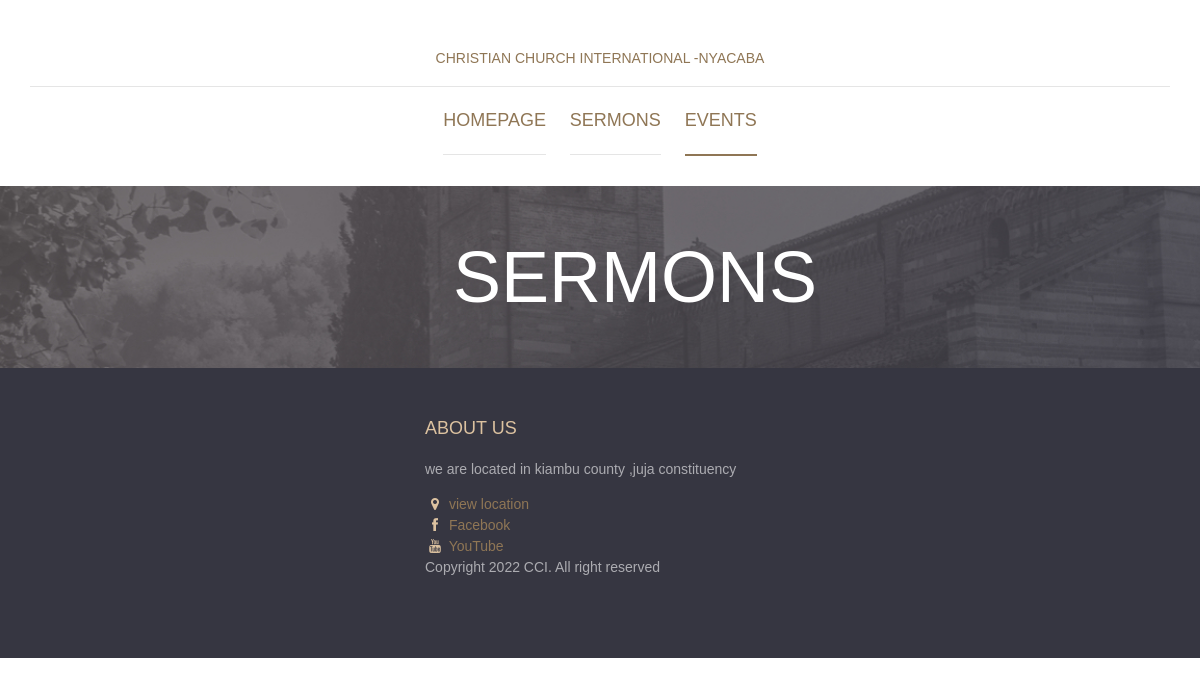
/sermons, run on an earlier commit of the app's database.
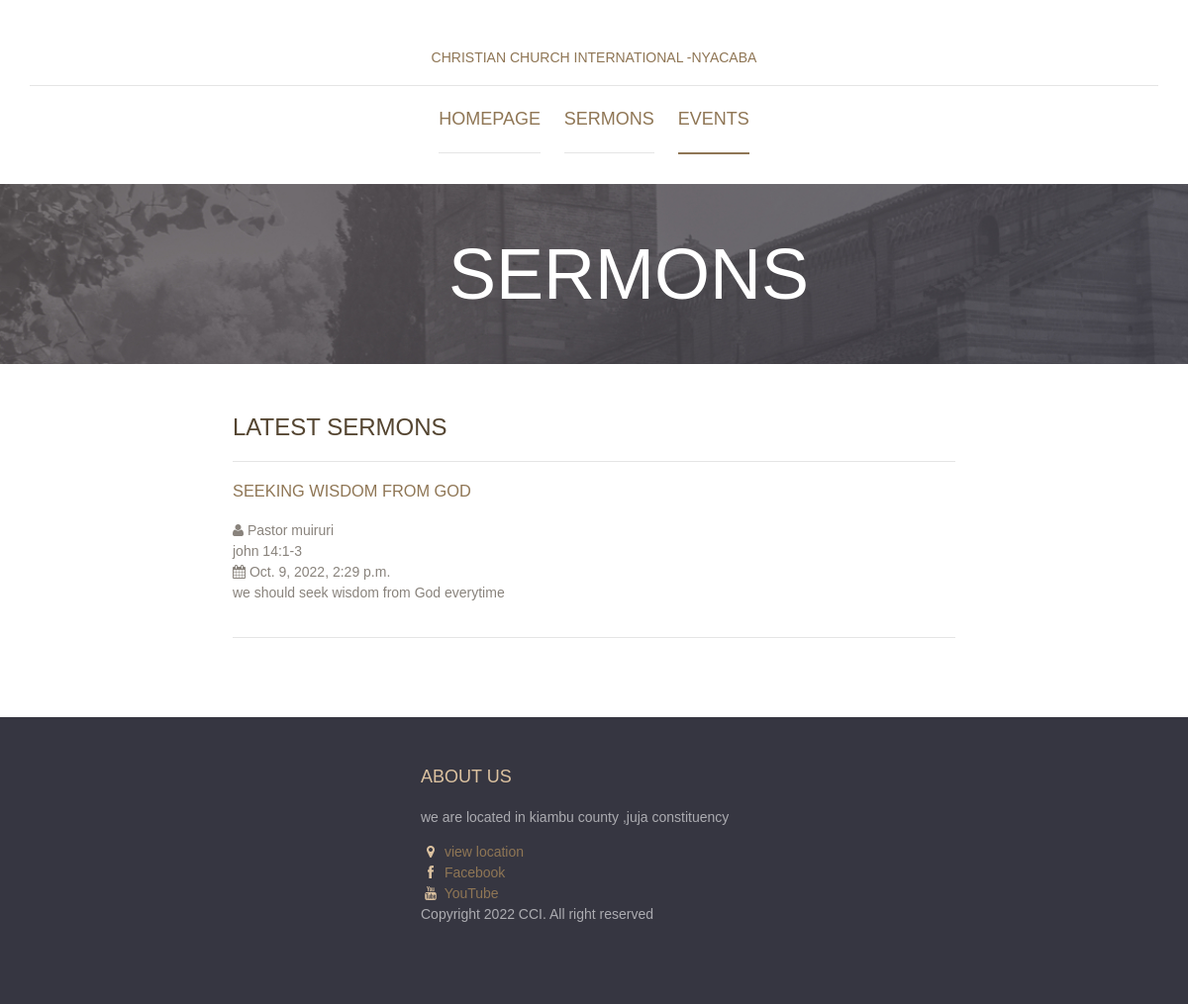
And on a later commit of the database.
### app/models.py (models this page shows)
class Sermon(models.Model):
    preacher=models.CharField(max_length=100)
    theme=models.CharField(max_length=100)
    verses=models.CharField(max_length=100)
    date_today=models.DateTimeField()
    sermon_summary=models.CharField(max_length=1000)

### app/views.py (the view)
# urls.py: path('sermons',views.sermons,name='sermons'),
def sermons(request):
    sermons=Sermon.objects.all()
    return render(request,"sermons.html",{"sermons":sermons})

### template/sermons.html (shortened to what this page needs)
{% load static%}
<!DOCTYPE html>
<html lang="en">
	<head>
		<link href="{% static 'fonts/novecento-font/novecento-font.css' %}" rel="stylesheet" type="text/css">
		<link href="{% static 'fonts/font-awesome.min.css' %}" rel="stylesheet" type="text/css">
        <link rel="stylesheet" href="{% static 'style.css' %}">
	</head>
	<body>
		<div class="site-content">
			<header class="site-header">
				<div class="container">
					<a href="#" class="branding">
						<h1 class="site-title">CHRISTIAN CHURCH INTERNATIONAL -NYACABA</h1>
					</a>
					<div class="main-navigation">
						<ul class="menu">
							<li class="menu-item"><a href="home">Homepage </a></li>
							<li class="menu-item"><a href="sermons">Sermons </a></li>
							<li class="menu-item current-menu-item"><a href="events">Events </a></li>
						</ul>
					</div>
				</div>
			</header>
			<div class="page-head" data-bg-image="{% static 'images/page-head-1.jpg' %}">
				<div class="container">
					<h2 class="page-title">Sermons</h2>
				</div>
			</div>
{% for instance in sermons%}
			<main class="main-content">
				<div class="fullwidth-block">
					<div class="container">
						<div class="row">
							<div class="content col-md-8">
								<h2 class="section-title">Latest sermons</h2>
								<ul class="event-list large">
									<li>
										<div class="seremon-detail">
											<h3 class="seremon-title"><a href="#">{{instance.theme}}</a></h3>
											<div class="seremon-meta">
												<div class="pastor"><i class="fa fa-user"></i> {{instance.preacher}}</div>
												<div class="pastor">{{instance.verses}}</div>
												<div class="date"><i class="fa fa-calendar"></i> {{instance.date_today}}</div>
											</div>
											<p>{{instance.sermon_summary}}</p>
										</div>
									</li>
								</ul>
							</div>
							</div>
						</div>
					</div>
				</div>
{%endfor%}
			<footer class="site-footer">
				<div class="container">
					<div class="row">
						<div class="col-md-4">
							<div class="widget">
								<h3 class="widget-title">About us</h3>
								<p>we are located in kiambu county ,juja constituency </p>
								<ul class="address">
									<a href="location"><li><i class="fa fa-map-marker"></i> view location</li></a>
									<a href="https://www.facebook.com/CCINYACABA"><li><i class="fa fa-facebook"></i> Facebook </li></a>
									<a href="https://www.youtube.com/channel/UCvBdp-VLziuGJNNCYsjl6Iw"><i class="fa fa-youtube"></i> YouTube</li></a>
								</ul>
								<p class="colophon">Copyright 2022  CCI. All right reserved</p>
								 </div>
							</div>
						</div>
				</div>
			</footer>
		</div>
	</body>
</html>

What changed in the data, as far as the page shows it:
added Sermon: theme "SEEKING WISDOM FROM GOD", preacher "Pastor muiruri", verses "john 14:1-3", date_today "Oct. 9, 2022, 2:29 p.m.", sermon_summary "we should seek wisdom from God everytime"
